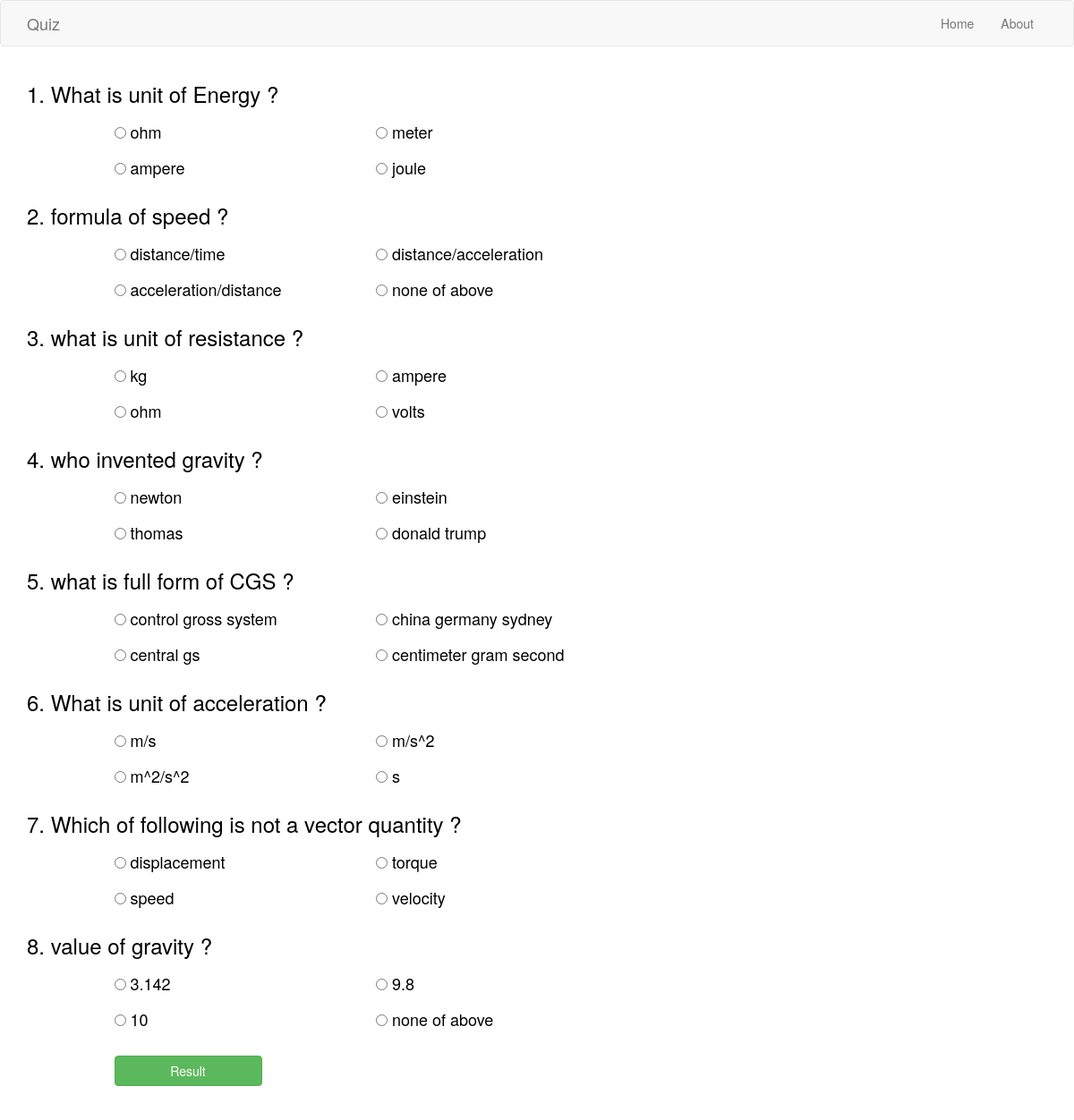
The page /quiz/sports on the database its author committed.
### quiz/models.py (models this page shows, shortened)
class Questions(models.Model):
    CAT_CHOICES = (
    ('sports','Physics'),
    ('movies','Chemistry'),
    ('maths','Maths'),
    ('generalknowledge','programming')
    )
    question = models.CharField(max_length = 250)
    optiona = models.CharField(max_length = 100)
    optionb = models.CharField(max_length = 100)
    optionc = models.CharField(max_length = 100)
    optiond = models.CharField(max_length = 100)
    answer = models.CharField(max_length = 100)
    catagory = models.CharField(max_length=20, choices = CAT_CHOICES)
    class Meta:
        ordering = ('-catagory',)

### quiz/views.py (the view)
# urls.py: url(r'^(?P<choice>[\w]+)', views.questions, name = 'questions'),
def questions(request , choice):
    print(choice)
    ques = Questions.objects.filter(catagory__exact = choice)
    return render(request,
        'quiz/questions.html',
        {'ques':ques})

### quiz/templates/quiz/questions.html (shortened to what this page needs)
{% extends "base.html" %}
{% block content%}
<font color="black" class="">
<form action="./result" method="post">
  {% for que in ques %}
  <div class="row">
    <div class="col-md-10">
      <h3>{{ forloop.counter }}. {{ que.question }}</h3>
    </div>
  </div>
  <div class="row">
    <div class="col-md-1"></div>
    <div class="col-md-3">
      <h4>
      <input type="radio" name="{{ que.id }}" value="{{ que.optiona }}">
      {{ que.optiona }}
    </h4>
    </div>
    <div class="col-md-3">
      <h4>
      <input type="radio" name="{{ que.id }}" value="{{ que.optionb }}">
      {{ que.optionb }}
    </h4>
    </div>
  </div>
  <div class="row">
    <div class="col-md-1"></div>
    <div class="col-md-3">
      <h4>
      <input type="radio" name="{{ que.id }}" value="{{ que.optionc }}">
      {{ que.optionc }}
    </h4>
    </div>
    <div class="col-md-3">
      <h4>
      <input class="form_control" type="radio" name="{{ que.id }}" value="{{ que.optiond }}">
      {{ que.optiond }}
    </h4>
    </div>
  </div>
  {% endfor %}
  <br>
  <div class="row">
    <div class="col-md-1">
    </div>
    <div class="col-xs-2">
      <button type="submit" class="btn btn-block btn-success btn-md">Result</button>
    </div>
  </div>
  </font>
{% endblock %}

### quiz/templates/base.html (shortened to what this page needs)
<!DOCTYPE html>
<html>
  <head>
    {% load static %}
    <link rel="stylesheet" href="{% static 'Bootstrap/css/bootstrap.min.css' %}">
    <link rel="stylesheet" href="{% static 'mystyle.css' %}">
  </head>
  <body>
    <nav class="navbar navbar-default">
     <div class="container">
       <div class="navbar-header">
         <a class="navbar-brand" href="/quiz">Quiz</a>
       </div>
       <div id="navbar" class="collapse navbar-collapse">
         <ul class="nav navbar-nav navbar-right">
           <li><a href="/quiz">Home</a></li>
           <li><a href="/quiz/about">About</a></li>
         </ul>
       </div>
     </div>
   </nav>
   <div id="content" class = "container">
      {% block content %}
      {% endblock %}
    </div>
    <footer class="footer">
      <div class="container">
      </div>
    </footer>
  </body>
</html>

### quiz/static/mystyle.css (style rules this page uses)
html { position: relative; min-height: 100%; }
body { margin-bottom: 50px; }
a { color: #000000; }
.footer { position:absolute; width: 100%; bottom: 0; height: 50px; }

### quiz/templates/base.html (style rules this page uses)
body { background-image: url("https://images.pexels.com/photos/239548/pexels-photo-239548.jpeg?auto=compress&cs=tinysrgb&dpr=3&h=750&w=1260"); background-position: center; background-origin: content-box; background-repeat: no-repeat; background-size: cover; min-height:100vh; }

### rows shown on the page
Questions: question "What is unit of Energy ?", optiona "ohm", optionb "meter", optionc "ampere", optiond "joule"
Questions: question "formula of speed ?", optiona "distance/time", optionb "distance/acceleration", optionc "acceleration/distance", optiond "none of above"
Questions: question "what is unit of resistance ?", optiona "kg", optionb "ampere", optionc "ohm", optiond "volts"
Questions: question "who invented gravity ?", optiona "newton", optionb "einstein", optionc "thomas", optiond "donald trump"
Questions: question "what is full form of CGS ?", optiona "control gross system", optionb "china germany sydney", optionc "central gs", optiond "centimeter gram second"
Questions: question "What is unit of acceleration ?", optiona "m/s", optionb "m/s^2", optionc "m^2/s^2", optiond "s"
Questions: question "Which of following is not a vector quantity ?", optiona "displacement", optionb "torque", optionc "speed", optiond "velocity"
Questions: question "value of gravity ?", optiona "3.142", optionb "9.8", optionc "10", optiond "none of above"
